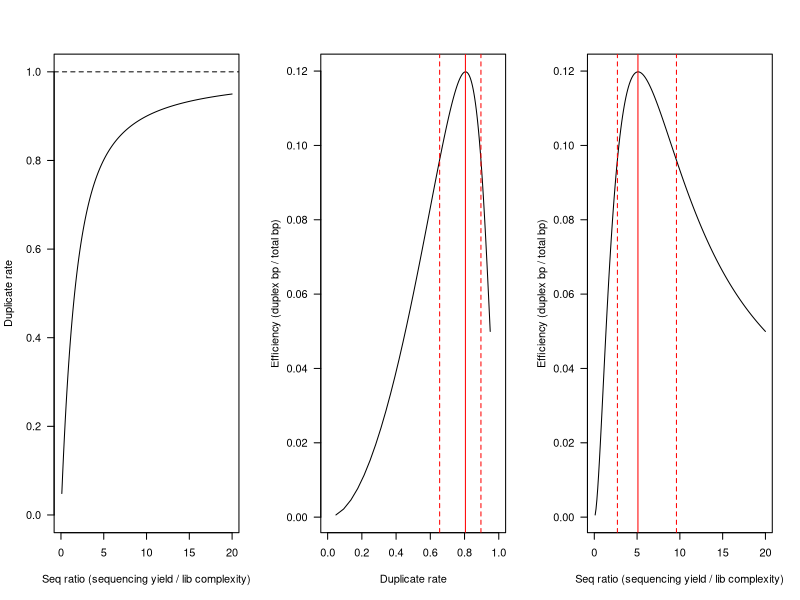
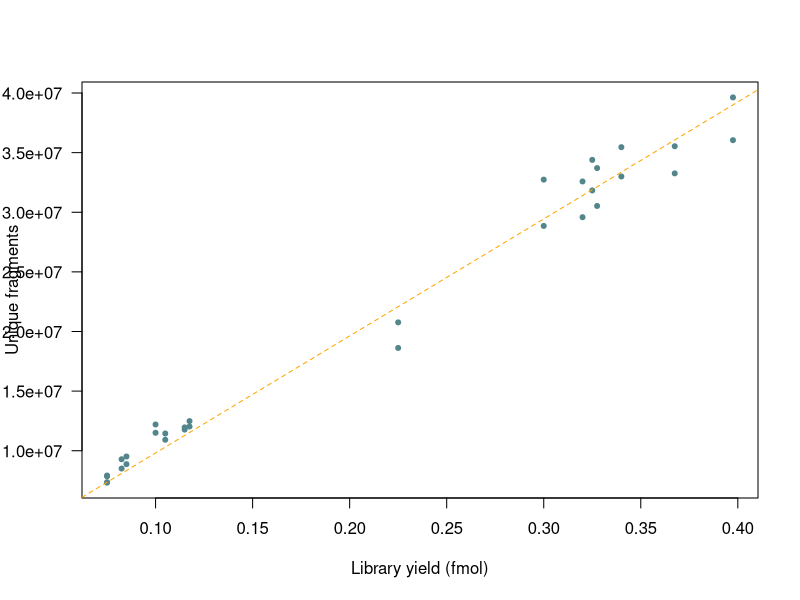

These charts were generated, in order, by the following R code:

###########################################################################################
## Simulations to estimate the optimal bottleneck size given an estimate of 
## library complexity.
## Equations below are assuming 1 fmol sequenced equates to 1e8 molecules
## The relationship between fmol and molecules was derived empirically (see next section)
###########################################################################################

	# Truncated Poisson (only defined for x>=1): this models the duplicate family size distribution
	dpoistrunc = function(x, lambda) {
	    d = dpois(x, lambda) / (1-dpois(0, lambda))
	    d[x==0] = NA
	    return(d)
	}
	
	# The mean sequencing cost of a family is the mean of the zero-truncated Poisson: 
	#  lambda/(1-exp(-lambda))
	
	# Efficiency: The fraction of families of size>=2 divided by the average size (i.e. 
	#  sequencing cost) of a family, squared (as we need coverage from both strands)
	
	ratio = seq(0,20,by=0.1) # Sequencing output / library complexity
	
	efficiency = (ppois(q=2-0.1, lambda=ratio/2, lower.tail=F)/(1-dpois(0, ratio/2)))^2 / (ratio/(1-exp(-ratio)))
	
	# Duprate can be simply calculated using the mean of the family size (from the zero-truncated 
	#  Poisson): 1-1/mean = 1-(1-exp(-r))/r
	duprate = 1-(1-exp(-ratio))/ratio
	
	dev.new(width=9, height=3)
	par(mfrow=c(1,3))
	
	plot(ratio, duprate, ylim=c(0,1), type="l", xlab="Seq ratio (sequencing yield / lib complexity)", ylab="Duplicate rate", las=1)
	abline(h=1, lty=2)
	#lines(ratio, pmax(0, 1-1/ratio), col="palegreen3", lty=2) # Simplistic expectation (ratio=10 would tend to yield ~90% duplicate rates)
	
	plot(duprate, efficiency, type="l", xlim=c(0,1), xlab="Duplicate rate", ylab="Efficiency (duplex bp / total bp)", las=1)
	opt_duprate = duprate[which.max(efficiency)] # Optimal duplicate rate appears to be 0.805
	ind = which(efficiency > max(efficiency, na.rm=T)*0.8)
	abline(v=opt_duprate, col="red")
	abline(v=duprate[c(min(ind),max(ind))], col="red", lty=2)
	semiopt_duprate = duprate[c(min(ind),max(ind))]
	
	plot(ratio, efficiency, type="l", xlab="Seq ratio (sequencing yield / lib complexity)", ylab="Efficiency (duplex bp / total bp)", las=1)
	opt_ratio = ratio[which.max(efficiency)] # Optimal duplicate rate appears to be 5.1
	ind = which(efficiency > max(efficiency, na.rm=T)*0.8)
	abline(v=opt_ratio, col="red")
	abline(v=ratio[c(min(ind),max(ind))], col="red", lty=2)
	semiopt_ratio = ratio[c(min(ind),max(ind))]
	
	dev.copy(pdf, file="Nanoseq_efficiency_plots.pdf", width=9, height=3, useDingbats=F); dev.off(); dev.off()



###########################################################################################
## Linear relationship between library complexity and qPCR quantification
## Our empirical results indicate that 1 fmol ~ 1e8 molecules 
## (our size selection aims at 250-500 bps)
###########################################################################################

	## MySeq library (Aug 2019)

	qpcr = read.table("miseq_concentrations_Pete_Ellis_20190809.txt", header=1, sep="\t", stringsAsFactors=F)
	plot(qpcr$fmol, qpcr$unique_fragments, xlab="Library yield (fmol)", ylab="Unique fragments", las=1, pch=20, col="cadetblue4")
	model = lm(qpcr$unique_fragments ~ qpcr$fmol -1)
	abline(model, col="orange", lty=2)
	summary(model)
	coefficients(model) # slope (unique fragments per fmol): (9.8e7 unique fragments / fmol)
	confint(model) # Confidence intervals for the slope (CI95%: 9.5e7, 10.1e7)
	
	#################################################################
	# Using the median of the fragment/fmol relationship
	median(qpcr$unique_fragments/qpcr$fmol) # 10.27e7 instead of 9.8e7
	
	#################################################################
	# Based on the median and the regression we establish that the number of fragments 
	# per fmol is ~ 1e8 (with our size selection for fragments between 250-500 bps)
	#################################################################
	
	#################################################################
	# Calculating the volume required to do a deep NanoSeq experiment (equivalent to a 15x standard)
	# The 5.1 factor is the duplicate ratio estimated in the analytical simulation 
	qpcr$fmol_per_ul = qpcr$fmol / 12.5   # 12.5 ul taken
	coverage         = 15                 # coverage desired in genome fold units (e.g. 15x)
	fragmperfmol     = 1e8             
	qpcr$vol = round(coverage * 1e7 / (qpcr$fmol_per_ul * fragmperfmol * 5.1))	
	qpcr$vol_fromMiSeq = round(coverage * 1e7 * 12.5 / (qpcr$unique_fragments * 5.1), digits = 1)
	





